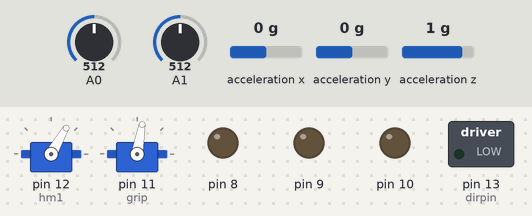
Simulated run of this sketch. Board: Arduino Mega 2560, built with avr-gcc and run on an emulated ATmega2560. Parts: 2 × servo, switched loads named in the sketch (green lamp = pin HIGH), output pins drawn as LEDs (lit = HIGH). Wiring (inferred from the names in the program): ADXL345 accelerometer at I2C address 0x53. The test bench sets the inputs (shaded band); at power-on: A1 = 512, A0 = 512, acceleration x 0 g, acceleration y 0 g, acceleration z 1 g. Pins used as bus, display or sensor lines are not drawn.

Above: at 1.2 s.
1.3 s: A1 set to 459
2.8 s: A1 set to 441
At 3.6 s:
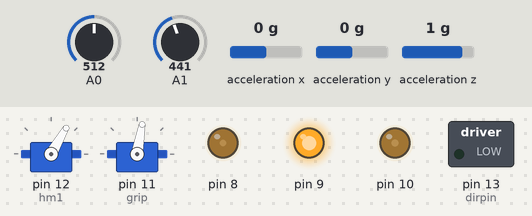
5.8 s: A0 set to 586
8.8 s: A0 set to 609
At 9.12 s:
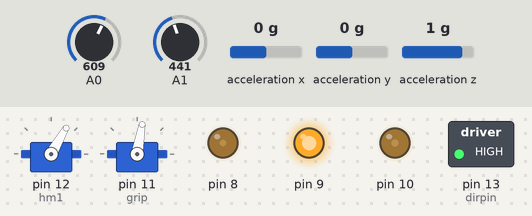
11.8 s: A1 set to 460
At 12.4 s:
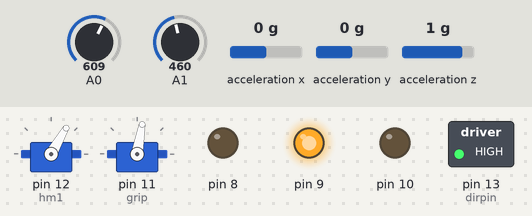
13.3 s: A1 set to 587
14.8 s: A1 set to 619
At 15.4 s:
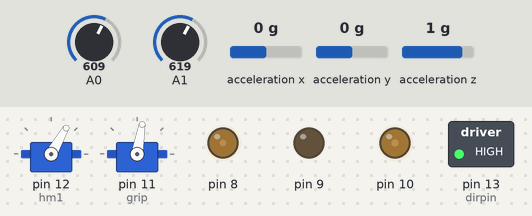
Timing chart, 0 to 18.8 s (numbered marks = the images above; inputs shaded):
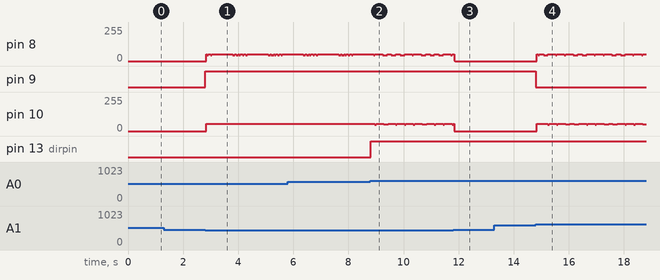

The sketch:

testingCompile.ino
```cpp
// Calibration at 41 i.e right blue
// Mode Change at 42 i.e left blue
//
#include <Wire.h>
#include <Servo.h>
#include <String.h>
#define HOME_BUTTON 41

String steps = "steps";
String home = "home";
int count;

#define accel_module (0x53) // accelerometer

byte values[6] ;
char output[512];

float pos = 60.0;
volatile float hm1Angle = 60;
float pos1 = 80;
#define numOfSteppers 4                  // SM1 SM2 EM1 EM2
//#define MODEPIN 40
#define CALIPIN 42
#define JOYSTICK_BUTTON 31

#define TEST 1

const int stepperDirPins[numOfSteppers]  = {46, 48, 51, 52};
const int stepperStepPins[numOfSteppers] = {47, 49, 50, 53};
int x, y;

typedef struct {
  int pin;
  int speed = 2000;
  int dir = HIGH;
  int dirpin;
  int prox;
  int step = 0;
  int home;
  int enable;
} motor;

motor em1, em2, sm1, sm2;
Servo grip, hm1;

int angle = 0;
bool cali = false;
int mode = 0;
int mode1;

volatile int modeFlag = 0;
volatile int caliFlag = 0;
int val=0;
int xyzregister = 0x32;

int y_accel, x_accel;
int stepCount;

int stepCountem1 = 2000; //Initialise stepcount for FwdBk (em1 = 2000)
int stepCountsm2 = 3000; //Initialise stepcount for FwdBk (sm2 = 3500)
void setup() {
  Serial.begin(9600);
  Wire.begin();
  //accel.setRange(ADXL345_RANGE_16_G);

  Wire.beginTransmission(accel_module);
  Wire.write(0x2D);
  Wire.write(0);
  Wire.endTransmission();
  Wire.beginTransmission(accel_module);
  Wire.write(0x2D);
  Wire.write(16);
  Wire.endTransmission();
  Wire.beginTransmission(accel_module);
  Wire.write(0x2D);
  Wire.write(8);
  Wire.endTransmission();

  for (int n = 0; n < numOfSteppers; n++) {
    pinMode(stepperDirPins[n], OUTPUT);
    pinMode(stepperStepPins[n], OUTPUT);

  }
  pinMode(A0, INPUT);
  pinMode(A1, INPUT);

  sm1.pin = 12;
  sm2.pin = 10;
  em1.pin = 8;
  em2.pin = 53;

  sm1.dirpin = 13;
  sm2.dirpin = 11;
  em1.dirpin = 9;
  em2.dirpin = 52;

  sm1.prox = 2;
  sm2.prox = 3;
  em1.prox = 4;
  em2.prox = 5;

  sm1.enable = 51;
  sm2.enable = 52;
  em1.enable = 53;

  pinMode(sm1.prox, INPUT);
  pinMode(sm2.prox, INPUT);
  pinMode(em1.prox, INPUT);
  pinMode(em2.prox, INPUT);

  pinMode(sm1.enable, OUTPUT);
  pinMode(sm2.enable, OUTPUT);
  pinMode(em1.enable, OUTPUT);

  pinMode(sm1.pin, OUTPUT);
  pinMode(sm1.dirpin, OUTPUT);
  pinMode(sm2.pin, OUTPUT);
  pinMode(sm2.dirpin, OUTPUT);
  pinMode(em1.pin, OUTPUT);
  pinMode(em1.dirpin, OUTPUT);
  pinMode(39, INPUT_PULLUP);
  pinMode(41, INPUT_PULLUP);
  hm1.attach(12);
  hm1.write(hm1Angle);

  grip.attach(11);
  grip.write(pos1);
}
//  initialize_motors();
int homebut = 0;

void loop() {
  digitalWrite(sm1.enable, LOW);
  digitalWrite(sm2.enable, LOW);
  digitalWrite(em1.enable, LOW);

  Wire.beginTransmission(accel_module);
  Wire.write(xyzregister);
  Wire.endTransmission();

  Wire.beginTransmission(accel_module);
  Wire.requestFrom(accel_module, 6);

  readVal();

  y = analogRead(A1);
  x = analogRead(A0);
  y_accel = ((int)values[3] << 8) | values[2];
  x_accel = ((int)values[1] << 8) | values[0];


  FwdBk();

  if (x < 350){
    digitalWrite(sm1.dirpin, LOW);
    makeStep(sm1.pin, 5);
    sm1.step--;
  }

  else if(x > 600){
    digitalWrite(sm1.dirpin, HIGH);
    makeStep(sm1.pin, 5);
    sm1.step++;
  }
//  Serial.print("sm2.step");Serial.print(sm2.step);
//  Serial.print("em1.step");Serial.println(em1.step);
}

void readVal(){
  int j = 0;
  while(Wire.available()){
    values[j] = Wire.read();
    j++;
  }
}

void makeStep(int motor, int speed) {
  digitalWrite(motor, HIGH);
  delayMicroseconds(speed);
  digitalWrite(motor, LOW);
  delayMicroseconds(speed);
}

void FwdBk(){
    if (y > 600){
      digitalWrite(em1.dirpin, LOW);
      digitalWrite(sm2.dirpin, HIGH);
      makeScaledStep(sm2.pin, em1.pin, 120, 0.9);
      em1.step -= 9;
      sm2.step -= 10;
      stepCountem1 -= 9;
      stepCountsm2 -= 10;

//      if (em2.step >3276 && em2.step < 4761){
//        hm1.write(hm1Angle);
//        hm1Angle-= 0.05;
//        delayMicroseconds(100);
//    }
    }

//    else if(y > 600 && stepCountsm2 <= 4300 &&  (stepCountem1 >= 600 || em1.step >= 600)){
//      digitalWrite(em1.dirpin, LOW);
//      digitalWrite(sm2.dirpin, HIGH);
//      makeScaledStep(sm2.pin, em1.pin, 800, 0.5);
//      em1.step -= 5;
//      sm2.step -= 10;
//      stepCountem1 -= 5;
//      stepCountsm2 -= 10;
//      if (em2.step >3276 && em2.step < 4761){
//        hm1.write(hm1Angle);
//        hm1Angle+= 0.05;
//        delayMicroseconds(100);
//    }
  //  }

   if(y< 450){
      digitalWrite(em1.dirpin, HIGH);
      digitalWrite(sm2.dirpin, LOW);
      makeScaledStep(sm2.pin, em1.pin, 120, 0.9);
      em1.step += 9;
      sm2.step += 10;
      stepCountem1 += 9;
      stepCountsm2 += 10;
//      if (em2.step >3276 && em2.step < 4761){
//        hm1.write(hm1Angle);
//        hm1Angle+= 0.05;
//        delayMicroseconds(100);
//      }
    }

//    else if(y<450 && stepCountsm2 <= 4300 && (stepCountem1 <= 5000 || em1.step <= 5000)){
//      digitalWrite(em1.dirpin, HIGH);
//      digitalWrite(sm2.dirpin, LOW);
//      makeScaledStep(sm2.pin, em1.pin, 800, 0.5);
//      em1.step += 5;
//      sm2.step += 10;
//      stepCountem1 += 5;
//      stepCountsm2 += 10;
//      if (em2.step >3276 && em2.step < 4761){
//        hm1.write(hm1Angle);
//        hm1Angle-= 0.05;
//        delayMicroseconds(100);
//      }
//    }
//
}
void makeScaledStep(int motor1, int motor2, int speed, float scale){
  int step1 = 10;
  int step2 = 10;
  step2 = step1*scale;
  makeSteps(motor1, speed, step1);
  makeSteps(motor2, speed, step2);
}
void makeSteps(int motor, int speed, int steps) {
  int x = 1;
  while (x <= steps) {
    makeStep(motor, speed);
    x++;
  }
}
```

Measured:
- the behaviour switches between 450 and 449 on A1 (found by bisection; images 0 and 1)
- the behaviour switches between 600 and 601 on A0 (found by bisection; images 1 and 2)
- the behaviour switches between 600 and 601 on A1 (found by bisection; images 3 and 4)
- after the input at 1.3 s, every drawn part: stays the same
- after the input at 2.8 s, pin 8: 0/255 → 51/255 at once, then repeats every 1.3 s: 44/255 0.04 s, 50/255 0.08 s, 44/255 0.04 s, 50/255 0.76 s, 2 × (44/255 0.08 s, 50/255 0.04 s), 43/255 0.04 s, 50/255 0.08 s; pin 9: LOW → HIGH at once; pin 10: 0/255 → 54/255 at once
- after the input at 8.8 s, pin 13 (dirpin): LOW → HIGH at once
- after the input at 13.3 s, every drawn part: stays the same
- after the input at 14.8 s, pin 9: HIGH → LOW at once; pin 10: 0/255 → 54/255 at once, then repeats every 1.4 s: 2 × (48/255 0.04 s, 55/255 0.28 s), 49/255 0.16 s, 55/255 0.16 s, 49/255 0.16 s, 55/255 0.28 s
